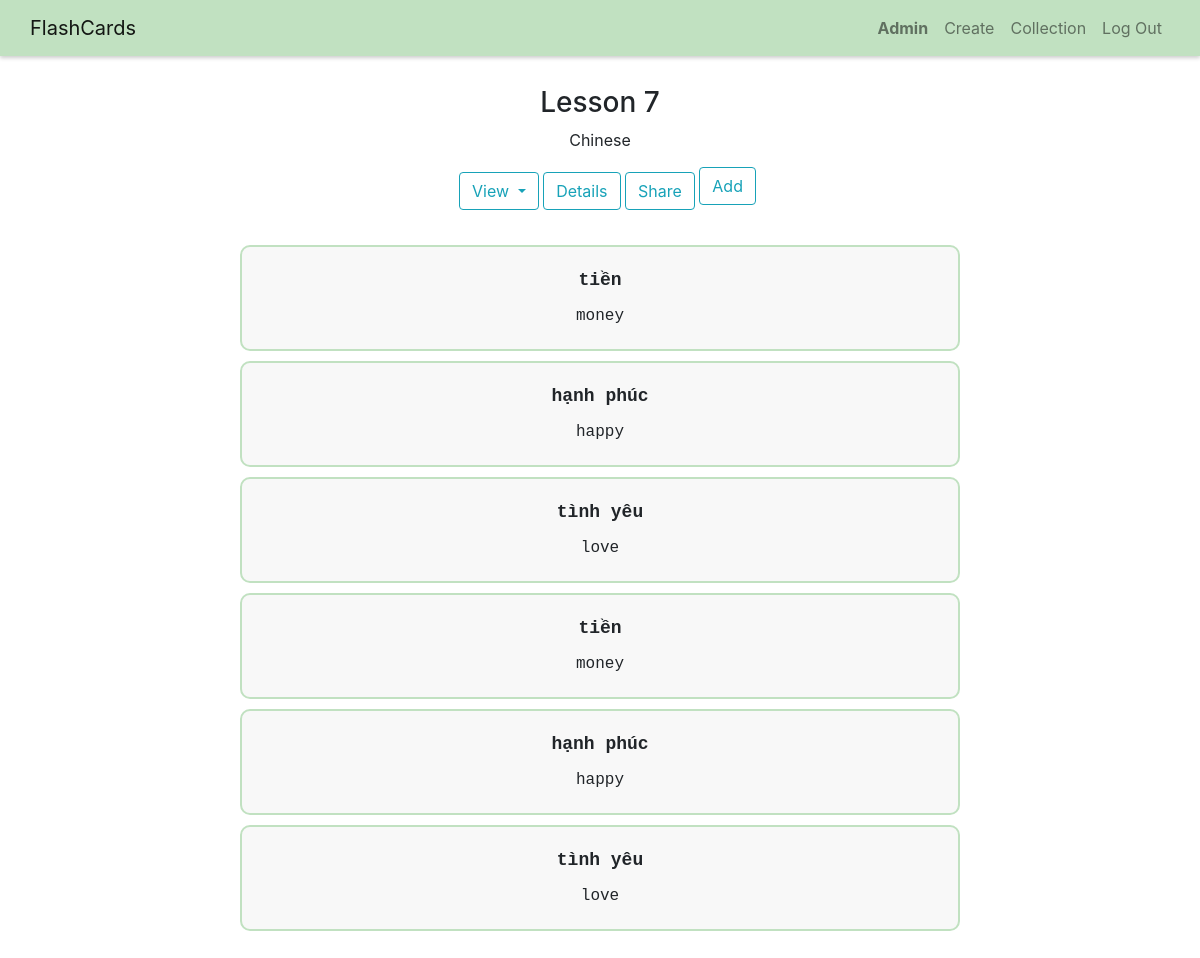
/view-set/7 (signed in), run on the app's committed database.
### flashcards/models.py (models this page shows)
class User(AbstractUser):
    pass

class Set(models.Model):
    owner = models.ForeignKey("User", on_delete=models.CASCADE, related_name="sets")
    name = models.CharField(max_length=255)
    description = models.TextField(blank=True)
    timestamp = models.DateTimeField(auto_now_add=True)

class Card(models.Model):
    set = models.ForeignKey("Set", on_delete=models.CASCADE, related_name="cards")
    term = models.CharField(max_length=255)
    definition = models.TextField()

### flashcards/views.py (the view, shortened to what this page needs)
# urls.py: path("view-set/<int:set_id>", views.set, name="view-set")
def set(request, set_id):
    user = None
    message = None
    if request.user.is_authenticated:
        user = request.user
    else:
        message = "Log in to add this set to your collection, or edit and delete if you are the owner."
    try:
        set = Set.objects.get(pk=set_id)
        user_is_not_owner = set.owner != user
        user_has_not_added = len(Add.objects.filter(user=user, set=set)) == 0
    except Set.DoesNotExist:
        return HttpResponse("Invalid set ID.")
    return render(request, "flashcards/set.html", {
            "set": set,
            "user_is_not_owner": user_is_not_owner,
            "user_has_not_added": user_has_not_added,
            "message": message
        })

### flashcards/templates/flashcards/set.html (shortened to what this page needs)
{% extends "flashcards/layout.html" %}
{% load static %}
{% block body %}
    <div class="container center">
        <h3>{{ set.name }}</h3>
        <div>{{ set.description }}</div>
        <div class="set-actions">
            <button class="btn btn-outline-info dropdown-toggle" type="button" id="view-mode-btn" data-toggle="dropdown" aria-haspopup="true" aria-expanded="false">
                View
            </button>
            <button class="btn btn-outline-info popup" onclick="showDetails()">Details
            </button>
            <button onclick="share()" class="btn btn-outline-info set-btn" id="share-btn" title="Copy link">Share</button>
            {% if user.is_authenticated %}
                {% if user_is_not_owner %}
                    <form method="post">
                        {% if user_has_not_added %}
                            <button name="action" value="add" type="submit" class="btn btn-outline-info set-btn" title="Add this set to your collection">Add</button>
                        {% else %}
                            <button name="action" value="unadd" type="submit" class="btn btn-outline-info set-btn" title="Remove this set from your collection">Remove</button>
                        {% endif %}
                    </form>
                {% else %}
                    <button class="btn btn-outline-info set-btn" id="edit-btn" title="Edit this set">Edit</button>
                    <button class="btn btn-outline-info set-btn" id="delete-btn" title="Delete this set">Delete</button>
                {% endif %}
            {% endif %}
        </div>
        <div class="existing-cards-div" id="all-cards-view">
            {% for card in set.cards.all %}
            <div class="existing-card-div" id="{{ card.pk }}">
                <div class="set-item set-title">{{ card.term }}</div>
                <div class="set-item">
                    <ul>
                        <li>{{ card.definition }}</li>
                    </ul>
                </div>
            </div>
            {% endfor %}
        </div>
    </div>
{% endblock %}

### flashcards/templates/flashcards/layout.html (shortened to what this page needs)
{% load static %}
<!DOCTYPE html>
<html lang="en">
    <head>
        <link rel="stylesheet" href="https://cdn.jsdelivr.net/npm/bootstrap@4.3.1/dist/css/bootstrap.min.css">
        <link href="{% static 'flashcards/styles.css' %}" rel="stylesheet">
    </head>
    <body>
          <nav class="navbar navbar-expand-sm navbar-light bg-custom">
            <a class="navbar-brand" href="{% url 'index' %}">FlashCards</a>
            <div class="collapse navbar-collapse justify-content-end" id="navbarNavAltMarkup">
              <div class="navbar-nav">
                {% if user.is_authenticated %}
                    <a class="nav-item nav-link" href="#"><strong>{{ user.username }}</strong></a>
                    <a class="nav-item nav-link" href="{% url 'create' %}">Create</a>
                    <a class="nav-item nav-link" href="{% url 'collection' %}">Collection</a>
                    <a class="nav-item nav-link" href="{% url 'logout' %}">Log Out</a>
                {% else %}
                    <a class="nav-item nav-link" href="{% url 'login' %}">Log In</a>
                    <a class="nav-item nav-link" href="{% url 'register' %}">Register</a>
                {% endif %}
              </div>
            </div>
          </nav>
        <div class="body">
            {% block body %}
            {% endblock %}
        </div>
    </body>
</html>

### flashcards/static/flashcards/styles.css (style rules this page uses)
.body { padding: 30px; display: flex; flex-direction: column; min-height: 90vh; }
nav { box-shadow: 0 2px 4px 0 rgba(0,0,0,.2); }
.navbar { display: flex; padding-left: 30px; padding-right: 30px; }
.navbar-nav { text-align:right; }
.container { display: flex; flex-direction: column; align-items: center; text-align: center; }
form { width: fit-content; display: inline-block; }
.bg-custom { background-color: #C1E1C1; }
.center { text-align: center; }
.existing-sets-div, .existing-cards-div { margin-top: 15px; }
.existing-set-div, .existing-card-div { border: 2px solid #C1E1C1; border-radius: 10px; margin: 10px; padding: 5px; width: 60vw; background-color: #f8f8f8; font-family: 'Courier New', Courier, monospace; transition: transform 0.3s ease-in-out; }
.set-item { margin-bottom: 10px; }
.set-title { font-weight: bold; font-size: large; margin-top: 15px; }
ul { list-style-type: none; padding: 0; }
li { margin-bottom: 10px; margin-top: 10px; padding-right: 20px; padding-left: 20px; list-style-type: none; }
.set-btn { pointer-events: auto; }
#view-mode-btn { margin-left: 15px; }
.set-actions { all:unset; float:left; }
.popup { position: relative; display: inline-block; cursor: pointer; -webkit-user-select: none; -moz-user-select: none; -ms-user-select: none; user-select: none; }
.set-actions { padding: 10px; }
.set-actions > button { margin-top: 10px; }

### data on the page
User: username "Admin"
Set: name "Lesson 7", description "Chinese"
Card: term "tiền", definition "money"
Card: term "hạnh phúc", definition "happy"
Card: term "tình yêu", definition "love"
Card: term "tiền", definition "money"
Card: term "hạnh phúc", definition "happy"
Card: term "tình yêu", definition "love"
